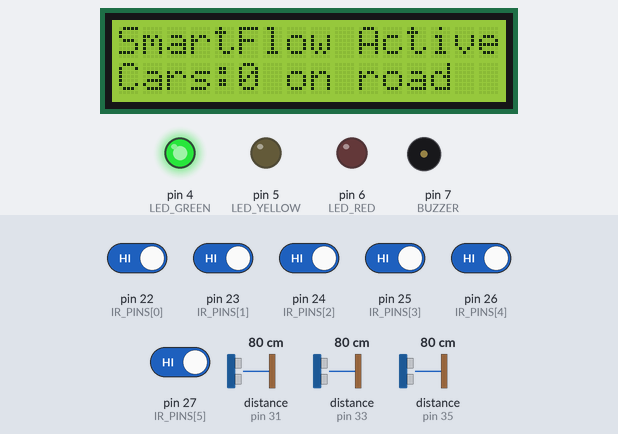
Simulated run of this program. Board: Arduino Mega 2560, built with avr-gcc and run on an emulated ATmega2560. On the bench: 16×2 character LCD, output pins drawn as LEDs (lit = HIGH), buzzer (waves = sounding, pin HIGH). Wiring (inferred from the names in the program): 3 × ultrasonic range finder: trigger pin 30, echo pin 31 / trigger pin 32, echo pin 33 / trigger pin 34, echo pin 35. The test bench sets the inputs (shaded band); at power-on: pin 22 (IR_PINS[0]), pin 23 (IR_PINS[1]), pin 24 (IR_PINS[2]), pin 25 (IR_PINS[3]), pin 26 (IR_PINS[4]), pin 27 (IR_PINS[5]) HIGH, distance to the obstacle (sensors on pin 31, pin 33, pin 35) 80 cm. The echo pulse lasts 58.3 µs per cm; pins used as bus, display or sensor lines are not drawn; what the program prints to the serial monitor is not drawn.

Above: at 4.6 s.
4.7 s: pin 22 (IR_PINS[0]) driven LOW
At 5.6 s:
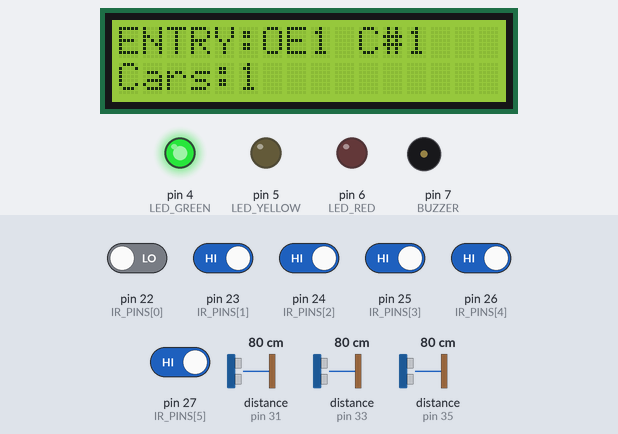
6.2 s: pin 23 (IR_PINS[1]) driven LOW
At 7.7 s:
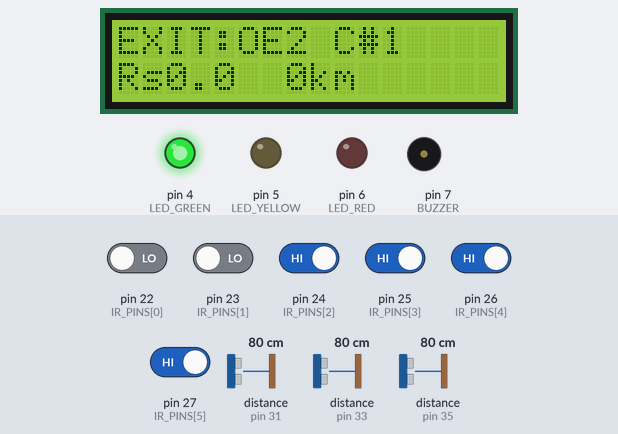
9.2 s: pin 25 (IR_PINS[3]) driven LOW
At 10.6 s:
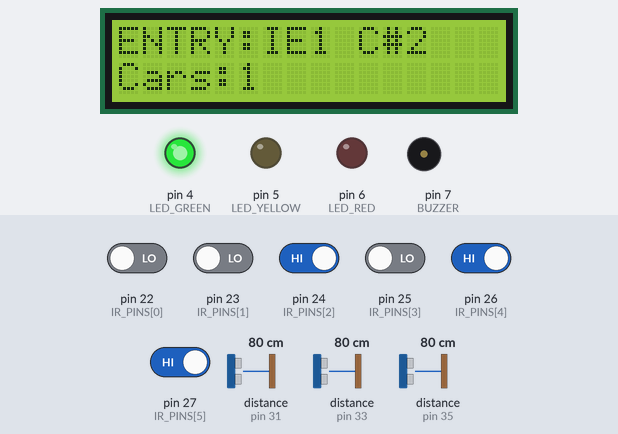
12.2 s: pin 26 (IR_PINS[4]) driven LOW
At 13.4 s:
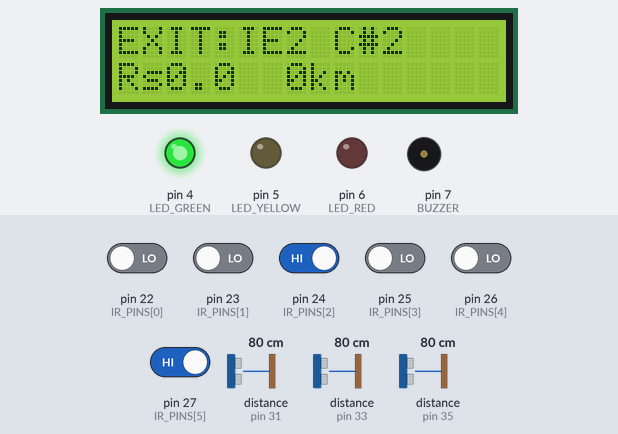
13.7 s: pin 24 (IR_PINS[2]) driven LOW
At 14.4 s:
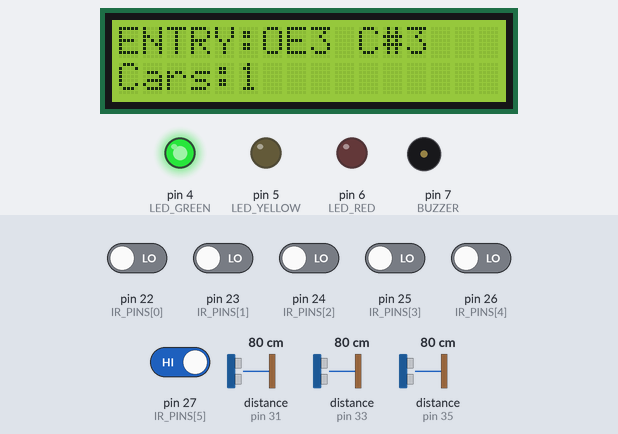
16.7 s: pin 27 (IR_PINS[5]) driven LOW
At 17.3 s:
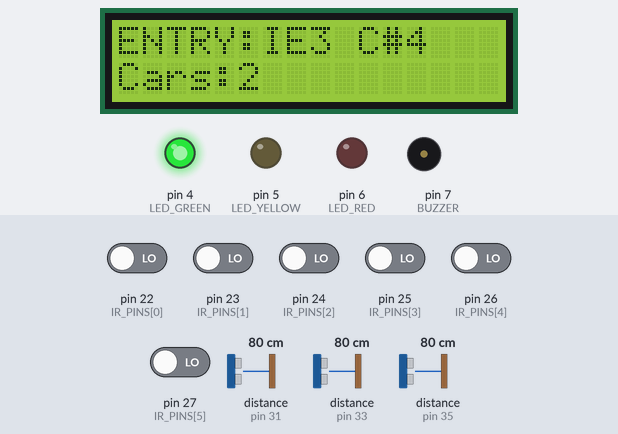
Timing chart, 0 to 19.7 s (numbered marks = the images above; inputs shaded):
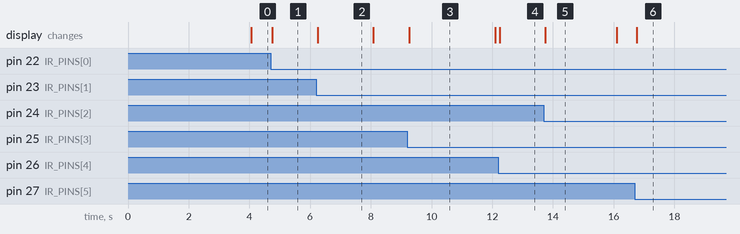

Measured:
- after the input at 4.7 s, the display: changes after 0.06 s (image 1)
- after the input at 6.2 s, the display: changes after 0.05 s (image 2)
- after the input at 9.2 s, the display: changes after 0.07 s (image 3)
- after the input at 12.2 s, the display: changes after 0.05 s (image 4)
- after the input at 13.7 s, the display: changes at once (image 5)
- after the input at 16.7 s, the display: changes after 0.06 s (image 6)
- what the display in image 2 shows lasts 1.9 s, from 6.2 s to 8.1 s

The program:

main.cpp
```cpp
/*
  SmartFlow — Highway Toll and Traffic Monitoring System
  Hardware: Arduino Mega 2560
            6x FC-51 IR sensors (gates OE1, OE2, OE3, IE1, IE2, IE3)
            3x HC-SR04 ultrasonic sensors (US1, US2, US3)
            16x2 LCD I2C
            3x LEDs (Green, Yellow, Red) with 220Ω resistors
            1x Buzzer
*/
#include <Arduino.h>
#include <Wire.h>
#include <LiquidCrystal_I2C.h>

// ══════════════════════════════════════════════════════════════
// PIN DEFINITIONS
// ══════════════════════════════════════════════════════════════

// IR gate sensors (gates for entry/exit detection)
const int NUM_IR = 6;
const int IR_PINS[NUM_IR]      = {22, 23, 24, 25, 26, 27};
const char* GATE_NAMES[NUM_IR] = {"OE1","OE2","OE3","IE1","IE2","IE3"};

// Ultrasonic sensors (for speed measurement)
const int US_TRIG[3] = {30, 32, 34};
const int US_ECHO[3] = {31, 33, 35};

// Output devices
#define LED_GREEN  4    // Free flow indicator
#define LED_YELLOW 5    // Slow traffic indicator
#define LED_RED    6    // Congestion/jam indicator
#define BUZZER     7    // Jam alert buzzer

// LCD Display
LiquidCrystal_I2C lcd(0x27, 16, 2);

// ══════════════════════════════════════════════════════════════
// CONSTANTS
// ══════════════════════════════════════════════════════════════

const float CM_TO_KM      = 1.32;   // Scale: 152cm track = 200km highway
const float TOLL_PER_KM   = 2.5;    // Toll rate in rupees per km
const float CAR_THRESHOLD = 6.0;    // Ultrasonic distance threshold (cm)
const float ROAD_HEIGHT   = 12.0;   // Empty road ultrasonic reading (cm)
const int   MAX_CARS      = 4;      // Maximum 4 toy cars in demo
const unsigned long DEBOUNCE_MS = 1500;  // Gate debounce time

// ══════════════════════════════════════════════════════════════
// CAR TRACKING DATA STRUCTURE
// ══════════════════════════════════════════════════════════════

struct Car {
  int           id;            // Unique car ID (1, 2, 3, 4)
  int           entryGate;     // Which gate car entered from (0-5)
  unsigned long entryTime;     // Timestamp of entry (milliseconds)
  float         totalDistCm;   // Total distance travelled (cm)
  float         speedKmh;      // Last measured speed (km/h)
  bool          active;        // Is this car slot in use?
  bool          onRoad;        // Is car currently on the highway?
};

Car cars[MAX_CARS];
int nextId = 1;  // Next car ID to assign

// ══════════════════════════════════════════════════════════════
// SENSOR STATE TRACKING
// ══════════════════════════════════════════════════════════════

// IR gate sensor state
bool          prevIR[NUM_IR]      = {false};
unsigned long lastTrigger[NUM_IR] = {0};

// Ultrasonic sensor state
float         prevUsDist[3]       = {20, 20, 20};
unsigned long prevUsTime[3]       = {0, 0, 0};

// ══════════════════════════════════════════════════════════════
// HELPER FUNCTIONS
// ══════════════════════════════════════════════════════════════

// Find first free car slot
int freeSlot() {
  for (int i = 0; i < MAX_CARS; i++)
    if (!cars[i].active) return i;
  return -1;
}

// Count cars currently on road
int carsOnRoad() {
  int count = 0;
  for (int i = 0; i < MAX_CARS; i++)
    if (cars[i].active && cars[i].onRoad) count++;
  return count;
}

// Read ultrasonic distance in cm
float readUS(int idx) {
  digitalWrite(US_TRIG[idx], LOW);
  delayMicroseconds(2);
  digitalWrite(US_TRIG[idx], HIGH);
  delayMicroseconds(10);
  digitalWrite(US_TRIG[idx], LOW);

  long duration = pulseIn(US_ECHO[idx], HIGH, 25000);
  if (duration == 0) return ROAD_HEIGHT;

  return (duration * 0.034) / 2.0;
}

// Send CSV data to serial for Python backend
void sendSerial(String event, int carId, int gateOrSensor,
                float speed, String extra) {
  Serial.print(event);       Serial.print(",");
  Serial.print(carId);       Serial.print(",");
  Serial.print(gateOrSensor);Serial.print(",");
  Serial.print(speed, 1);    Serial.print(",");
  Serial.print(extra);       Serial.print(",");
  Serial.println(millis());
}

// Update LCD display
void updateLCD(String line1, String line2) {
  lcd.setCursor(0, 0);
  lcd.print(line1);
  // Pad with spaces to clear previous text
  for (int i = line1.length(); i < 16; i++) lcd.print(" ");

  lcd.setCursor(0, 1);
  lcd.print(line2);
  for (int i = line2.length(); i < 16; i++) lcd.print(" ");
}

// Control traffic light LEDs based on state
void setTrafficLight(String state) {
  digitalWrite(LED_GREEN,  state == "FREE"       ? HIGH : LOW);
  digitalWrite(LED_YELLOW, state == "SLOW"       ? HIGH : LOW);
  digitalWrite(LED_RED,   (state == "CONGESTED" ||
                            state == "JAM")      ? HIGH : LOW);

  if (state == "JAM") {
    tone(BUZZER, 1000, 500);  // 1kHz tone for 500ms
  }
}

// ══════════════════════════════════════════════════════════════
// SETUP
// ══════════════════════════════════════════════════════════════

void setup() {
  Serial.begin(115200);

  // Configure IR sensor pins
  for (int i = 0; i < NUM_IR; i++) {
    pinMode(IR_PINS[i], INPUT_PULLUP);
  }

  // Configure ultrasonic sensor pins
  for (int i = 0; i < 3; i++) {
    pinMode(US_TRIG[i], OUTPUT);
    pinMode(US_ECHO[i], INPUT);
  }

  // Configure output pins
  pinMode(LED_GREEN,  OUTPUT);
  pinMode(LED_YELLOW, OUTPUT);
  pinMode(LED_RED,    OUTPUT);
  pinMode(BUZZER,     OUTPUT);

  // Initial LED state - green (free flow)
  digitalWrite(LED_GREEN,  HIGH);
  digitalWrite(LED_YELLOW, LOW);
  digitalWrite(LED_RED,    LOW);

  // Initialize LCD
  lcd.init();
  lcd.backlight();
  updateLCD("SmartFlow Ready", "0 cars on road");

  delay(1000);

  // Send CSV header for Python backend
  Serial.println("event,car_id,gate_sensor,speed_kmh,extra,ts_ms");
}

// ══════════════════════════════════════════════════════════════
// MAIN LOOP
// ══════════════════════════════════════════════════════════════

void loop() {
  unsigned long now = millis();

  // ──────────────────────────────────────────────────────────
  // PROCESS IR GATE SENSORS
  // ──────────────────────────────────────────────────────────

  for (int i = 0; i < NUM_IR; i++) {
    // Read sensor (LOW = object detected for FC-51)
    bool triggered = (digitalRead(IR_PINS[i]) == LOW);

    // Detect rising edge with debounce
    if (triggered && !prevIR[i] &&
       (now - lastTrigger[i]) > DEBOUNCE_MS) {

      lastTrigger[i] = now;

      // Check if this is an EXIT event
      bool isExit  = false;
      int  exitIdx = -1;

      for (int j = 0; j < MAX_CARS; j++) {
        if (!cars[j].active || !cars[j].onRoad) continue;

        // Same type gate check (outside gates 0-2, inside gates 3-5)
        bool sameType =
          (i < 3 && cars[j].entryGate < 3) ||
          (i >= 3 && cars[j].entryGate >= 3);

        // Different gate = exit
        if (sameType && cars[j].entryGate != i) {
          isExit  = true;
          exitIdx = j;
          break;
        }
      }

      if (!isExit) {
        // ════════════════════════════════════════════════════
        // ENTRY EVENT
        // ════════════════════════════════════════════════════

        int slot = freeSlot();
        if (slot >= 0) {
          cars[slot].id          = nextId++;
          cars[slot].entryGate   = i;
          cars[slot].entryTime   = now;
          cars[slot].totalDistCm = 0;
          cars[slot].speedKmh    = 0;
          cars[slot].active      = true;
          cars[slot].onRoad      = true;

          sendSerial("ENTRY", cars[slot].id, i, 0,
                     String(GATE_NAMES[i]));

          updateLCD(
            "ENTRY:" + String(GATE_NAMES[i]) +
            " C#" + String(cars[slot].id),
            "Cars:" + String(carsOnRoad())
          );
        }

      } else {
        // ════════════════════════════════════════════════════
        // EXIT EVENT
        // ════════════════════════════════════════════════════

        if (exitIdx >= 0) {
          Car &c = cars[exitIdx];

          // Calculate toll
          float realKm = c.totalDistCm * CM_TO_KM;
          float toll   = realKm * TOLL_PER_KM;

          String exitExtra =
            String(GATE_NAMES[i]) + ":" +
            String(realKm, 1) + "km:Rs" +
            String(toll, 2);

          sendSerial("EXIT", c.id, i, c.speedKmh, exitExtra);

          updateLCD(
            "EXIT:" + String(GATE_NAMES[i]) +
            " C#" + String(c.id),
            "Rs" + String(toll, 1) +
            " " + String(realKm, 0) + "km"
          );

          // Mark car as off road
          c.active = false;
          c.onRoad = false;
        }
      }
    }

    prevIR[i] = triggered;
  }

  // ──────────────────────────────────────────────────────────
  // PROCESS ULTRASONIC SENSORS (SPEED MEASUREMENT)
  // ──────────────────────────────────────────────────────────

  for (int i = 0; i < 3; i++) {
    float dist    = readUS(i);
    bool  carHere = (dist < CAR_THRESHOLD);
    bool  wasHere = (prevUsDist[i] < CAR_THRESHOLD);

    // Detect car just entering sensor zone
    if (carHere && !wasHere) {
      unsigned long dt    = now - prevUsTime[i];
      float         moved = 40.0;  // Distance between sensors (cm)
      float         speed = 0;

      // Calculate speed (avoid division by very small dt)
      if (dt > 50 && dt < 15000) {
        float cmPerSec = (moved / (float)dt) * 1000.0;
        speed = cmPerSec * CM_TO_KM * 3.6;  // Convert to km/h
      }

      // Update nearest active car's speed and distance
      for (int j = 0; j < MAX_CARS; j++) {
        if (cars[j].active && cars[j].onRoad) {
          cars[j].speedKmh    = speed;
          cars[j].totalDistCm += moved;
          break;  // Update only first active car
        }
      }

      sendSerial("SPEED", 0, i, speed, "us" + String(i));
      prevUsTime[i] = now;
    }

    prevUsDist[i] = dist;
  }

  // ──────────────────────────────────────────────────────────
  // PERIODIC LCD UPDATE (every 4 seconds)
  // ──────────────────────────────────────────────────────────

  static unsigned long lastLcd = 0;
  if (now - lastLcd > 4000) {
    lastLcd = now;
    updateLCD(
      "SmartFlow Active",
      "Cars:" + String(carsOnRoad()) + " on road"
    );
  }

  delay(20);  // Small delay for sensor stability
}
```
